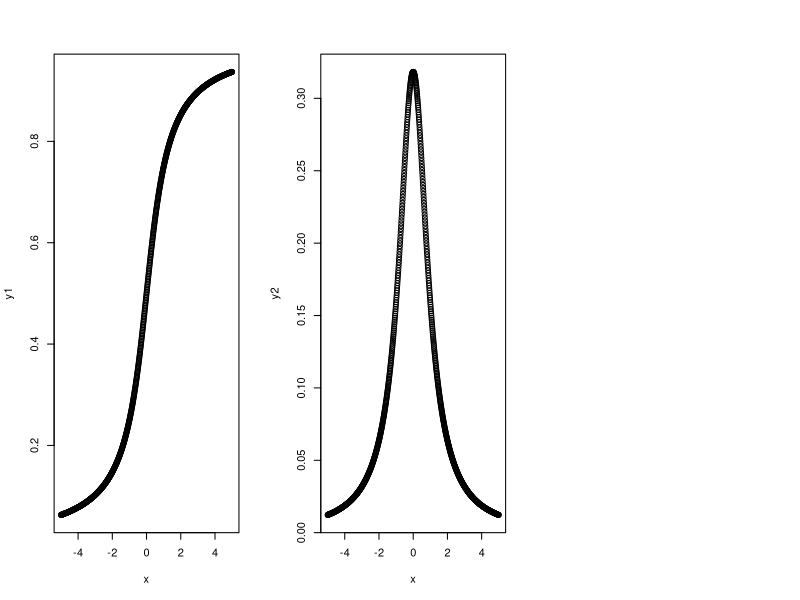
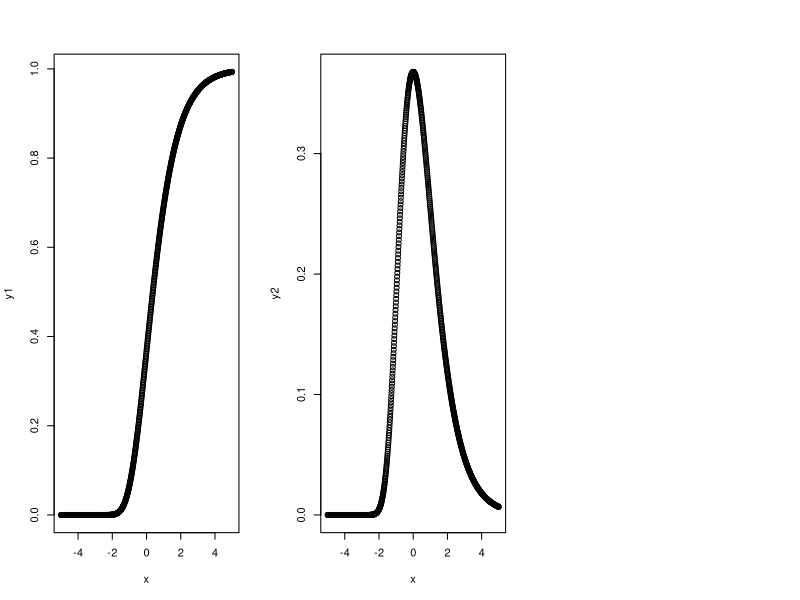
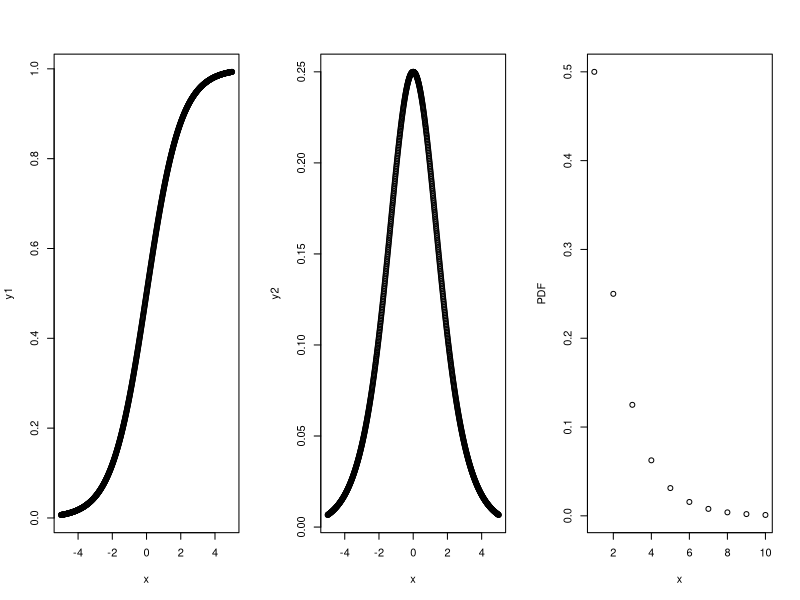
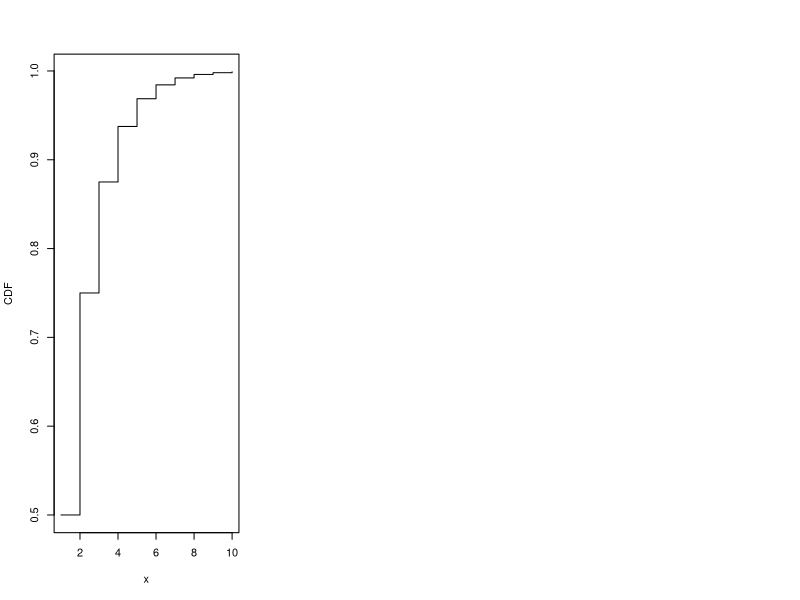

Recreate these plots in R, in order.
#Part(a):

x<- seq(-5,5,0.01);
y1<- 0.5+atan(x)/pi;
y2<- 1/(pi*(1+x^2));
y3<- function(x){-(cospi(x)/sinpi(x))};
par(mfrow=c(1,3));plot(y1~x);plot(y2~x);
print(paste("The Value of first quartile is: ",y3(0.25)))
print(paste("The Value of 0.60  quantile is: ",y3(0.60)))


#Part(b):

x<- seq(-5,5,0.01);
y1<- exp(-exp(-x));
y2<- exp(-(x+exp(-x)));
y3<- function(x){-(log(-log(x)))};
par(mfrow=c(1,3));plot(y1~x);plot(y2~x);
print(paste("The Value of first quartile is: ",y3(0.25)))
print(paste("The Value of 0.60  quantile is: ",y3(0.60)))

#Part(c):

x<- seq(-5,5,0.01);
y1<- (1+exp(-x))^(-1);
y2<- (1+exp(-x))^(-2)*exp(-x);
y3<- function(x){-(log(x^(-1)-1))};
par(mfrow=c(1,3));plot(y1~x);plot(y2~x);
print(paste("The Value of first quartile is: ",y3(0.25)))
print(paste("The Value of 0.60  quantile is: ",y3(0.60)))

#Part(d):
p <- function(x) {
  (1/2)^x
}
x<- seq(1,10,1)
### PDF
plot(x, sapply(x, p), ylab = "PDF")
### CDF
plot(x, cumsum(sapply(x, p)),type = 's', ylab = "CDF")